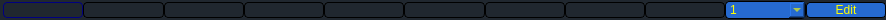
<?xml version="1.0" encoding="UTF-8"?>
<ui version="4.0">
 <class>FrmCunas</class>
 <widget class="QDialog" name="FrmCunas">
  <property name="geometry">
   <rect>
    <x>0</x>
    <y>0</y>
    <width>886</width>
    <height>20</height>
   </rect>
  </property>
  <property name="sizePolicy">
   <sizepolicy hsizetype="Expanding" vsizetype="Preferred">
    <horstretch>0</horstretch>
    <verstretch>0</verstretch>
   </sizepolicy>
  </property>
  <property name="minimumSize">
   <size>
    <width>0</width>
    <height>20</height>
   </size>
  </property>
  <property name="maximumSize">
   <size>
    <width>16777215</width>
    <height>28</height>
   </size>
  </property>
  <property name="windowTitle">
   <string>Dialog</string>
  </property>
  <property name="styleSheet">
   <string notr="true">  background-color: rgb(32, 39, 47);
</string>
  </property>
  <layout class="QHBoxLayout" name="horizontalLayout">
   <property name="spacing">
    <number>0</number>
   </property>
   <property name="leftMargin">
    <number>3</number>
   </property>
   <property name="topMargin">
    <number>0</number>
   </property>
   <property name="rightMargin">
    <number>0</number>
   </property>
   <property name="bottomMargin">
    <number>0</number>
   </property>
   <item>
    <widget class="CunaButton" name="Btn1">
     <property name="cursor">
      <cursorShape>PointingHandCursor</cursorShape>
     </property>
     <property name="toolTip">
      <string>AuxDoc 1</string>
     </property>
     <property name="styleSheet">
      <string notr="true">QPushButton {
     border: 1px solid #000000;
     border-radius:4px;
     background-color: qlineargradient(x1: 0, y1: 0, x2: 0, y2: 1,
                                       stop: 0 #f6f7fa, stop: 1 #dadbde);
     min-width: 30px;
font: 75 11pt &quot;MS Shell Dlg 2&quot;;


 }

 QPushButton:pressed {
     background-color: qlineargradient(x1: 0, y1: 0, x2: 0, y2: 1,
                                       stop: 0 #dadbde, stop: 1 #f6f7fa);
 }

 QPushButton:flat {
     border: none; /* no border for a flat push button */
 }

QPushButton:hover {
     background-color: qlineargradient(x1: 0, y1: 0, x2: 0, y2: 1,
                                       stop: 0 #f5b14e, stop: 1 #fff9ef);
 }

 QPushButton:default {
     border-color: navy; /* make the default button prominent */
 }
</string>
     </property>
     <property name="icon">
      <iconset resource="radioit.qrc">
       <normaloff>:/numeros/iconos/numeros/n1.png</normaloff>:/numeros/iconos/numeros/n1.png</iconset>
     </property>
     <property name="iconSize">
      <size>
       <width>32</width>
       <height>20</height>
      </size>
     </property>
     <property name="checkable">
      <bool>true</bool>
     </property>
     <property name="checked">
      <bool>false</bool>
     </property>
    </widget>
   </item>
   <item>
    <widget class="CunaButton" name="Btn2">
     <property name="cursor">
      <cursorShape>PointingHandCursor</cursorShape>
     </property>
     <property name="toolTip">
      <string>Auxiliar 2</string>
     </property>
     <property name="styleSheet">
      <string notr="true">QPushButton {
     border: 1px solid #000000;
     border-radius:4px;
     background-color: qlineargradient(x1: 0, y1: 0, x2: 0, y2: 1,
                                       stop: 0 #f6f7fa, stop: 1 #dadbde);
     min-width: 30px;
font: 75 11pt &quot;MS Shell Dlg 2&quot;;
 }

 QPushButton:pressed {
     background-color: qlineargradient(x1: 0, y1: 0, x2: 0, y2: 1,
                                       stop: 0 #dadbde, stop: 1 #f6f7fa);
 }

 QPushButton:flat {
     border: none; /* no border for a flat push button */
 }

QPushButton:hover {
     background-color: qlineargradient(x1: 0, y1: 0, x2: 0, y2: 1,
                                       stop: 0 #f5b14e, stop: 1 #fff9ef);
 }

 QPushButton:default {
     border-color: navy; /* make the default button prominent */
 }
</string>
     </property>
     <property name="icon">
      <iconset resource="radioit.qrc">
       <normaloff>:/numeros/iconos/numeros/n2.png</normaloff>:/numeros/iconos/numeros/n2.png</iconset>
     </property>
     <property name="iconSize">
      <size>
       <width>32</width>
       <height>20</height>
      </size>
     </property>
     <property name="checkable">
      <bool>true</bool>
     </property>
     <property name="checked">
      <bool>false</bool>
     </property>
    </widget>
   </item>
   <item>
    <widget class="CunaButton" name="Btn3">
     <property name="cursor">
      <cursorShape>PointingHandCursor</cursorShape>
     </property>
     <property name="toolTip">
      <string>Auxiliar 1</string>
     </property>
     <property name="styleSheet">
      <string notr="true">QPushButton {
     border: 1px solid #000000;
     border-radius:4px;
     background-color: qlineargradient(x1: 0, y1: 0, x2: 0, y2: 1,
                                       stop: 0 #f6f7fa, stop: 1 #dadbde);
     min-width: 30px;
font: 75 11pt &quot;MS Shell Dlg 2&quot;;
 }

 QPushButton:pressed {
     background-color: qlineargradient(x1: 0, y1: 0, x2: 0, y2: 1,
                                       stop: 0 #dadbde, stop: 1 #f6f7fa);
 }

 QPushButton:flat {
     border: none; /* no border for a flat push button */
 }

QPushButton:hover {
     background-color: qlineargradient(x1: 0, y1: 0, x2: 0, y2: 1,
                                       stop: 0 #f5b14e, stop: 1 #fff9ef);
 }

 QPushButton:default {
     border-color: navy; /* make the default button prominent */
 }
</string>
     </property>
     <property name="icon">
      <iconset resource="radioit.qrc">
       <normaloff>:/numeros/iconos/numeros/n3.png</normaloff>:/numeros/iconos/numeros/n3.png</iconset>
     </property>
     <property name="iconSize">
      <size>
       <width>32</width>
       <height>20</height>
      </size>
     </property>
     <property name="checkable">
      <bool>true</bool>
     </property>
    </widget>
   </item>
   <item>
    <widget class="CunaButton" name="Btn4">
     <property name="cursor">
      <cursorShape>PointingHandCursor</cursorShape>
     </property>
     <property name="toolTip">
      <string>Auxiliar 1</string>
     </property>
     <property name="styleSheet">
      <string notr="true">QPushButton {
     border: 1px solid #000000;
     border-radius:4px;
     background-color: qlineargradient(x1: 0, y1: 0, x2: 0, y2: 1,
                                       stop: 0 #f6f7fa, stop: 1 #dadbde);
     min-width: 30px;
font: 75 11pt &quot;MS Shell Dlg 2&quot;;
 }

 QPushButton:pressed {
     background-color: qlineargradient(x1: 0, y1: 0, x2: 0, y2: 1,
                                       stop: 0 #dadbde, stop: 1 #f6f7fa);
 }

 QPushButton:flat {
     border: none; /* no border for a flat push button */
 }

QPushButton:hover {
     background-color: qlineargradient(x1: 0, y1: 0, x2: 0, y2: 1,
                                       stop: 0 #f5b14e, stop: 1 #fff9ef);
 }

 QPushButton:default {
     border-color: navy; /* make the default button prominent */
 }
</string>
     </property>
     <property name="icon">
      <iconset resource="radioit.qrc">
       <normaloff>:/numeros/iconos/numeros/n4.png</normaloff>:/numeros/iconos/numeros/n4.png</iconset>
     </property>
     <property name="iconSize">
      <size>
       <width>32</width>
       <height>20</height>
      </size>
     </property>
     <property name="checkable">
      <bool>true</bool>
     </property>
    </widget>
   </item>
   <item>
    <widget class="CunaButton" name="Btn5">
     <property name="cursor">
      <cursorShape>PointingHandCursor</cursorShape>
     </property>
     <property name="toolTip">
      <string>Auxiliar 1</string>
     </property>
     <property name="styleSheet">
      <string notr="true">QPushButton {
     border: 1px solid #000000;
     border-radius:4px;
     background-color: qlineargradient(x1: 0, y1: 0, x2: 0, y2: 1,
                                       stop: 0 #f6f7fa, stop: 1 #dadbde);
     min-width: 30px;
font: 75 11pt &quot;MS Shell Dlg 2&quot;;
 }

 QPushButton:pressed {
     background-color: qlineargradient(x1: 0, y1: 0, x2: 0, y2: 1,
                                       stop: 0 #dadbde, stop: 1 #f6f7fa);
 }

 QPushButton:flat {
     border: none; /* no border for a flat push button */
 }

QPushButton:hover {
     background-color: qlineargradient(x1: 0, y1: 0, x2: 0, y2: 1,
                                       stop: 0 #f5b14e, stop: 1 #fff9ef);
 }

 QPushButton:default {
     border-color: navy; /* make the default button prominent */
 }
</string>
     </property>
     <property name="icon">
      <iconset resource="radioit.qrc">
       <normaloff>:/numeros/iconos/numeros/n5.png</normaloff>:/numeros/iconos/numeros/n5.png</iconset>
     </property>
     <property name="iconSize">
      <size>
       <width>32</width>
       <height>20</height>
      </size>
     </property>
     <property name="checkable">
      <bool>true</bool>
     </property>
    </widget>
   </item>
   <item>
    <widget class="CunaButton" name="Btn6">
     <property name="cursor">
      <cursorShape>PointingHandCursor</cursorShape>
     </property>
     <property name="toolTip">
      <string>Auxiliar 1</string>
     </property>
     <property name="styleSheet">
      <string notr="true">QPushButton {
     border: 1px solid #000000;
     border-radius:4px;
     background-color: qlineargradient(x1: 0, y1: 0, x2: 0, y2: 1,
                                       stop: 0 #f6f7fa, stop: 1 #dadbde);
     min-width: 30px;
font: 75 11pt &quot;MS Shell Dlg 2&quot;;
 }

 QPushButton:pressed {
     background-color: qlineargradient(x1: 0, y1: 0, x2: 0, y2: 1,
                                       stop: 0 #dadbde, stop: 1 #f6f7fa);
 }

 QPushButton:flat {
     border: none; /* no border for a flat push button */
 }

QPushButton:hover {
     background-color: qlineargradient(x1: 0, y1: 0, x2: 0, y2: 1,
                                       stop: 0 #f5b14e, stop: 1 #fff9ef);
 }

 QPushButton:default {
     border-color: navy; /* make the default button prominent */
 }
</string>
     </property>
     <property name="icon">
      <iconset resource="radioit.qrc">
       <normaloff>:/numeros/iconos/numeros/n6.png</normaloff>:/numeros/iconos/numeros/n6.png</iconset>
     </property>
     <property name="iconSize">
      <size>
       <width>32</width>
       <height>20</height>
      </size>
     </property>
     <property name="checkable">
      <bool>true</bool>
     </property>
    </widget>
   </item>
   <item>
    <widget class="CunaButton" name="Btn7">
     <property name="cursor">
      <cursorShape>PointingHandCursor</cursorShape>
     </property>
     <property name="toolTip">
      <string>Auxiliar 1</string>
     </property>
     <property name="styleSheet">
      <string notr="true">QPushButton {
     border: 1px solid #000000;
     border-radius:4px;
     background-color: qlineargradient(x1: 0, y1: 0, x2: 0, y2: 1,
                                       stop: 0 #f6f7fa, stop: 1 #dadbde);
     min-width: 30px;
font: 75 11pt &quot;MS Shell Dlg 2&quot;;
 }

 QPushButton:pressed {
     background-color: qlineargradient(x1: 0, y1: 0, x2: 0, y2: 1,
                                       stop: 0 #dadbde, stop: 1 #f6f7fa);
 }

 QPushButton:flat {
     border: none; /* no border for a flat push button */
 }

QPushButton:hover {
     background-color: qlineargradient(x1: 0, y1: 0, x2: 0, y2: 1,
                                       stop: 0 #f5b14e, stop: 1 #fff9ef);
 }

 QPushButton:default {
     border-color: navy; /* make the default button prominent */
 }
</string>
     </property>
     <property name="icon">
      <iconset resource="radioit.qrc">
       <normaloff>:/numeros/iconos/numeros/n7.png</normaloff>:/numeros/iconos/numeros/n7.png</iconset>
     </property>
     <property name="iconSize">
      <size>
       <width>32</width>
       <height>20</height>
      </size>
     </property>
     <property name="checkable">
      <bool>true</bool>
     </property>
    </widget>
   </item>
   <item>
    <widget class="CunaButton" name="Btn8">
     <property name="cursor">
      <cursorShape>PointingHandCursor</cursorShape>
     </property>
     <property name="toolTip">
      <string>Auxiliar 1</string>
     </property>
     <property name="styleSheet">
      <string notr="true">QPushButton {
     border: 1px solid #000000;
     border-radius:4px;
     background-color: qlineargradient(x1: 0, y1: 0, x2: 0, y2: 1,
                                       stop: 0 #f6f7fa, stop: 1 #dadbde);
     min-width: 30px;
font: 75 11pt &quot;MS Shell Dlg 2&quot;;
 }

 QPushButton:pressed {
     background-color: qlineargradient(x1: 0, y1: 0, x2: 0, y2: 1,
                                       stop: 0 #dadbde, stop: 1 #f6f7fa);
 }

 QPushButton:flat {
     border: none; /* no border for a flat push button */
 }

QPushButton:hover {
     background-color: qlineargradient(x1: 0, y1: 0, x2: 0, y2: 1,
                                       stop: 0 #f5b14e, stop: 1 #fff9ef);
 }

 QPushButton:default {
     border-color: navy; /* make the default button prominent */
 }
</string>
     </property>
     <property name="icon">
      <iconset resource="radioit.qrc">
       <normaloff>:/numeros/iconos/numeros/n8.png</normaloff>:/numeros/iconos/numeros/n8.png</iconset>
     </property>
     <property name="iconSize">
      <size>
       <width>32</width>
       <height>20</height>
      </size>
     </property>
     <property name="checkable">
      <bool>true</bool>
     </property>
    </widget>
   </item>
   <item>
    <widget class="CunaButton" name="Btn9">
     <property name="cursor">
      <cursorShape>PointingHandCursor</cursorShape>
     </property>
     <property name="toolTip">
      <string>Auxiliar 1</string>
     </property>
     <property name="styleSheet">
      <string notr="true">QPushButton {
     border: 1px solid #000000;
     border-radius:4px;
     background-color: qlineargradient(x1: 0, y1: 0, x2: 0, y2: 1,
                                       stop: 0 #f6f7fa, stop: 1 #dadbde);
     min-width: 30px;
font: 75 11pt &quot;MS Shell Dlg 2&quot;;
 }

 QPushButton:pressed {
     background-color: qlineargradient(x1: 0, y1: 0, x2: 0, y2: 1,
                                       stop: 0 #dadbde, stop: 1 #f6f7fa);
 }

 QPushButton:flat {
     border: none; /* no border for a flat push button */
 }

QPushButton:hover {
     background-color: qlineargradient(x1: 0, y1: 0, x2: 0, y2: 1,
                                       stop: 0 #f5b14e, stop: 1 #fff9ef);
 }

 QPushButton:default {
     border-color: navy; /* make the default button prominent */
 }
</string>
     </property>
     <property name="icon">
      <iconset resource="radioit.qrc">
       <normaloff>:/numeros/iconos/numeros/n9.png</normaloff>:/numeros/iconos/numeros/n9.png</iconset>
     </property>
     <property name="iconSize">
      <size>
       <width>32</width>
       <height>20</height>
      </size>
     </property>
     <property name="checkable">
      <bool>true</bool>
     </property>
    </widget>
   </item>
   <item>
    <widget class="QComboBox" name="ComboPagina">
     <property name="sizePolicy">
      <sizepolicy hsizetype="Minimum" vsizetype="Fixed">
       <horstretch>0</horstretch>
       <verstretch>0</verstretch>
      </sizepolicy>
     </property>
     <property name="styleSheet">
      <string notr="true">     border: 1px solid #000000;
     border-radius:4px;
background-color: rgb(38, 106, 208);
     min-width: 30px;
font: 75 11pt &quot;MS Shell Dlg 2&quot;;
 
color: rgb(255, 255, 0);
</string>
     </property>
     <item>
      <property name="text">
       <string>1</string>
      </property>
     </item>
     <item>
      <property name="text">
       <string>2</string>
      </property>
     </item>
     <item>
      <property name="text">
       <string>3</string>
      </property>
     </item>
     <item>
      <property name="text">
       <string>4</string>
      </property>
     </item>
     <item>
      <property name="text">
       <string>5</string>
      </property>
     </item>
     <item>
      <property name="text">
       <string>6</string>
      </property>
     </item>
     <item>
      <property name="text">
       <string>7</string>
      </property>
     </item>
     <item>
      <property name="text">
       <string>8</string>
      </property>
     </item>
     <item>
      <property name="text">
       <string>9</string>
      </property>
     </item>
    </widget>
   </item>
   <item>
    <widget class="QPushButton" name="BtnEditar">
     <property name="cursor">
      <cursorShape>PointingHandCursor</cursorShape>
     </property>
     <property name="toolTip">
      <string>Auxiliar 1</string>
     </property>
     <property name="styleSheet">
      <string notr="true">     border: 1px solid #000000;
     border-radius:4px;
background-color: rgb(38, 106, 208);
     min-width: 30px;
font: 75 11pt &quot;MS Shell Dlg 2&quot;;
 
color: rgb(255, 255, 0);
</string>
     </property>
     <property name="text">
      <string>Edit</string>
     </property>
     <property name="icon">
      <iconset resource="radioit.qrc">
       <normaloff>:/general/iconos/menu/preferencias.png</normaloff>:/general/iconos/menu/preferencias.png</iconset>
     </property>
     <property name="iconSize">
      <size>
       <width>16</width>
       <height>16</height>
      </size>
     </property>
     <property name="checkable">
      <bool>false</bool>
     </property>
    </widget>
   </item>
  </layout>
 </widget>
 <customwidgets>
  <customwidget>
   <class>CunaButton</class>
   <extends>QPushButton</extends>
   <header location="global">micelanea/CunaButton.h</header>
  </customwidget>
 </customwidgets>
 <resources>
  <include location="radioit.qrc"/>
 </resources>
 <connections/>
</ui>
